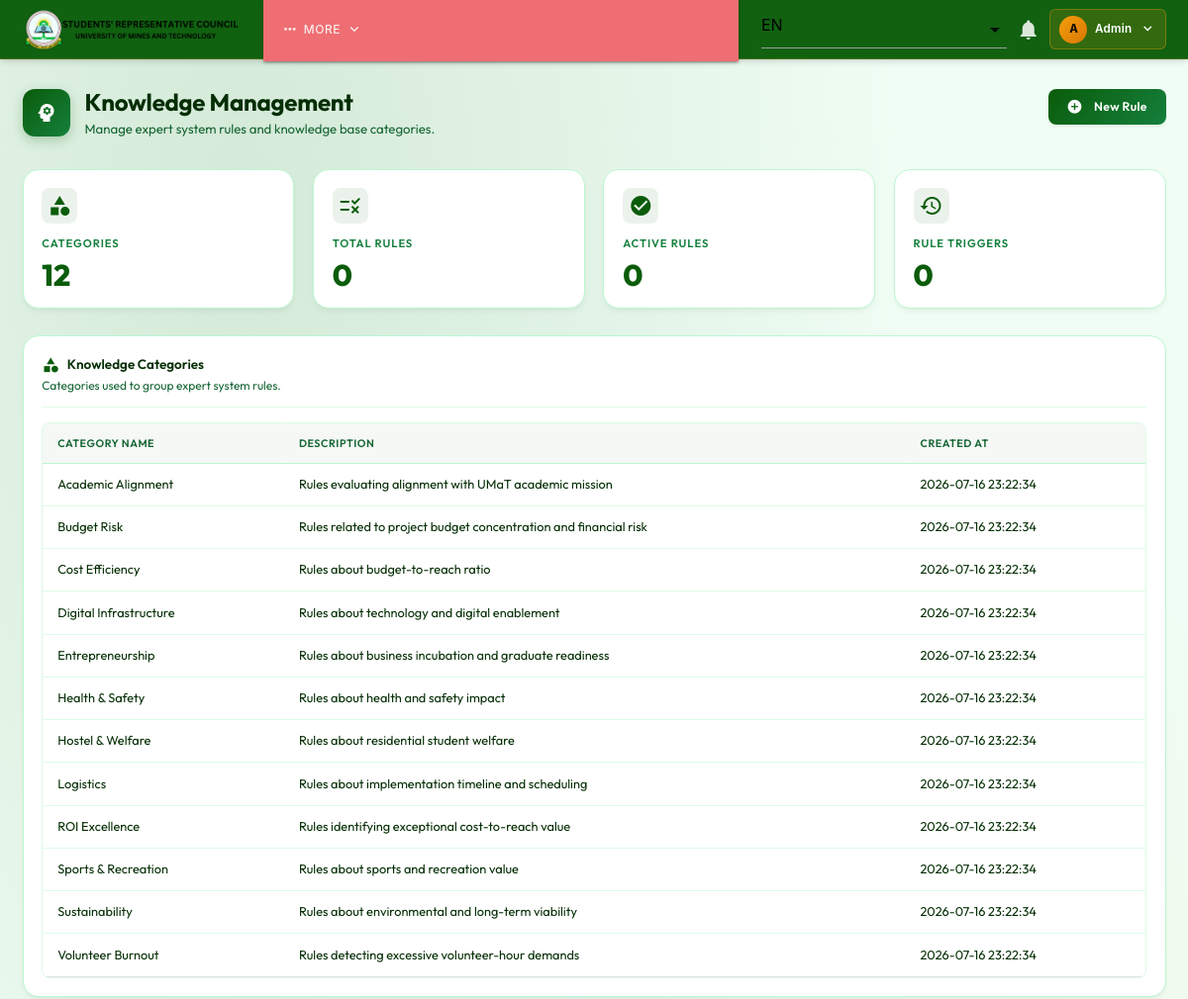
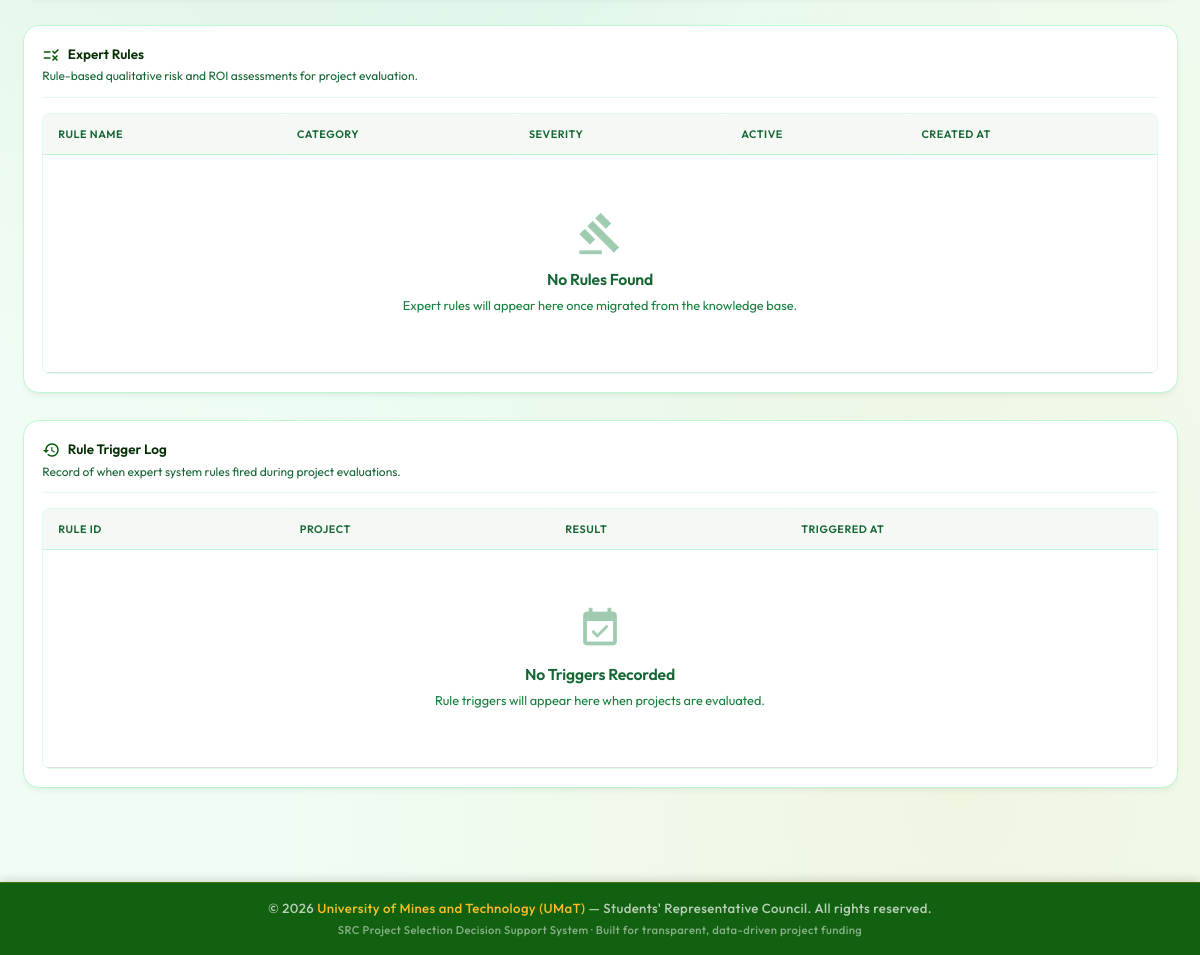
The app's page /views/knowledge_management/admin_knowledge_management.php (signed in) with its own data (2 pictures, top to bottom).
### tables this page shows
CREATE TABLE knowledge_categories (
    category_id        INT UNSIGNED AUTO_INCREMENT PRIMARY KEY,
    category_name      VARCHAR(100) NOT NULL UNIQUE,
    description        TEXT NULL DEFAULT NULL,
    parent_category_id INT UNSIGNED NULL DEFAULT NULL,
    created_at         TIMESTAMP NOT NULL DEFAULT CURRENT_TIMESTAMP,
    CONSTRAINT fk_knowledge_categories_parent FOREIGN KEY (parent_category_id)
        REFERENCES knowledge_categories (category_id) ON DELETE SET NULL ON UPDATE CASCADE
);

### views/knowledge_management/admin_knowledge_management.php (the view, shortened to what this page needs)
<?php
require_once '../../includes/header.php';
$stmt = $pdo->query('SELECT * FROM knowledge_categories ORDER BY category_name ASC');
$categories = $stmt->fetchAll();
$stmt = $pdo->query(
    'SELECT expert_rules.*, knowledge_categories.category_name
     FROM expert_rules
     INNER JOIN knowledge_categories ON knowledge_categories.category_id = expert_rules.category_id
     ORDER BY expert_rules.rule_id ASC'
);
$rules = $stmt->fetchAll();
$stmt = $pdo->query(
    'SELECT rule_trigger_log.*, projects.title AS project_title
     FROM rule_trigger_log
     INNER JOIN projects ON projects.project_id = rule_trigger_log.project_id
     ORDER BY rule_trigger_log.triggered_at DESC
     LIMIT 100'
);
$triggers = $stmt->fetchAll();
$activeRules = count(array_filter($rules, function($r) { return (int) $r['is_active'] === 1; }));
?>
<div class="admin-page-header">
    <div class="admin-page-header-content">
        <div class="admin-page-header-icon">
            <i class="material-icons">psychology</i>
        </div>
        <div class="admin-page-header-text">
            <h1>Knowledge Management</h1>
            <p>Manage expert system rules and knowledge base categories.</p>
        </div>
    </div>
    <div class="admin-page-actions">
        <a href="javascript:void(0)" class="btn green" onclick="M.toast({html: 'Create rule feature coming soon', classes: 'green'})">
            <i class="material-icons left">add_circle</i>New Rule
        </a>
    </div>
</div>
<div class="admin-stats-grid">
    <div class="admin-stat-card">
        <div class="admin-stat-icon"><i class="material-icons">category</i></div>
        <div class="admin-stat-label">Categories</div>
        <div class="admin-stat-value"><?= (int) count($categories) ?></div>
    </div>
    <div class="admin-stat-card">
        <div class="admin-stat-icon"><i class="material-icons">rule</i></div>
        <div class="admin-stat-label">Total Rules</div>
        <div class="admin-stat-value"><?= (int) count($rules) ?></div>
    </div>
    <div class="admin-stat-card">
        <div class="admin-stat-icon"><i class="material-icons">check_circle</i></div>
        <div class="admin-stat-label">Active Rules</div>
        <div class="admin-stat-value"><?= (int) $activeRules ?></div>
    </div>
    <div class="admin-stat-card">
        <div class="admin-stat-icon"><i class="material-icons">history</i></div>
        <div class="admin-stat-label">Rule Triggers</div>
        <div class="admin-stat-value"><?= (int) count($triggers) ?></div>
    </div>
</div>
<div class="admin-table-card">
    <div class="admin-table-card-header">
        <div>
            <div class="admin-table-card-title"><i class="material-icons">category</i> Knowledge Categories</div>
            <div class="admin-table-card-subtitle">Categories used to group expert system rules.</div>
        </div>
    </div>
    <div class="admin-table-wrapper">
        <table>
            <thead>
                <tr>
                    <th>Category Name</th>
                    <th>Description</th>
                    <th>Created At</th>
                </tr>
            </thead>
            <tbody>
                <?php if ($categories === []): ?>
                    <tr>
                        <td colspan="3">
                            <div class="admin-empty-state">
                                <i class="material-icons">folder_open</i>
                                <h4>No Categories Found</h4>
                                <p>Create knowledge categories to organize expert rules.</p>
                            </div>
                        </td>
                    </tr>
                <?php else: ?>
                    <?php foreach ($categories as $cat): ?>
                        <tr>
                            <td><?= htmlspecialchars($cat['category_name'], ENT_QUOTES, 'UTF-8') ?></td>
                            <td><?= htmlspecialchars($cat['description'], ENT_QUOTES, 'UTF-8') ?></td>
                            <td><?= htmlspecialchars($cat['created_at'], ENT_QUOTES, 'UTF-8') ?></td>
                        </tr>
                    <?php endforeach; ?>
                <?php endif; ?>
            </tbody>
        </table>
    </div>
</div>
<div class="admin-table-card">
    <div class="admin-table-card-header">
        <div>
            <div class="admin-table-card-title"><i class="material-icons">rule</i> Expert Rules</div>
            <div class="admin-table-card-subtitle">Rule-based qualitative risk and ROI assessments for project evaluation.</div>
        </div>
    </div>
    <div class="admin-table-wrapper">
        <table>
            <thead>
                <tr>
                    <th>Rule Name</th>
                    <th>Category</th>
                    <th>Severity</th>
                    <th>Active</th>
                    <th>Created At</th>
                </tr>
            </thead>
            <tbody>
                <?php if ($rules === []): ?>
                    <tr>
                        <td colspan="5">
                            <div class="admin-empty-state">
                                <i class="material-icons">gavel</i>
                                <h4>No Rules Found</h4>
                                <p>Expert rules will appear here once migrated from the knowledge base.</p>
                            </div>
                        </td>
                    </tr>
                <?php endif; ?>
            </tbody>
        </table>
    </div>
</div>
<div class="admin-table-card">
    <div class="admin-table-card-header">
        <div>
            <div class="admin-table-card-title"><i class="material-icons">history</i> Rule Trigger Log</div>
            <div class="admin-table-card-subtitle">Record of when expert system rules fired during project evaluations.</div>
        </div>
    </div>
    <div class="admin-table-wrapper">
        <table>
            <thead>
                <tr>
                    <th>Rule ID</th>
                    <th>Project</th>
                    <th>Result</th>
                    <th>Triggered At</th>
                </tr>
            </thead>
            <tbody>
                <?php if ($triggers === []): ?>
                    <tr>
                        <td colspan="4">
                            <div class="admin-empty-state">
                                <i class="material-icons">event_available</i>
                                <h4>No Triggers Recorded</h4>
                                <p>Rule triggers will appear here when projects are evaluated.</p>
                            </div>
                        </td>
                    </tr>
                <?php endif; ?>
            </tbody>
        </table>
    </div>
</div>
<?php require_once '../../includes/footer.php'; ?>

### records on screen
knowledge_categories: category_name "Academic Alignment", description "Rules evaluating alignment with UMaT academic mission", created_at "2026-07-16 23:22:34"
knowledge_categories: category_name "Budget Risk", description "Rules related to project budget concentration and financial risk", created_at "2026-07-16 23:22:34"
knowledge_categories: category_name "Cost Efficiency", description "Rules about budget-to-reach ratio", created_at "2026-07-16 23:22:34"
knowledge_categories: category_name "Digital Infrastructure", description "Rules about technology and digital enablement", created_at "2026-07-16 23:22:34"
knowledge_categories: category_name "Entrepreneurship", description "Rules about business incubation and graduate readiness", created_at "2026-07-16 23:22:34"
knowledge_categories: category_name "Health & Safety", description "Rules about health and safety impact", created_at "2026-07-16 23:22:34"
knowledge_categories: category_name "Hostel & Welfare", description "Rules about residential student welfare", created_at "2026-07-16 23:22:34"
knowledge_categories: category_name "Logistics", description "Rules about implementation timeline and scheduling", created_at "2026-07-16 23:22:34"
knowledge_categories: category_name "ROI Excellence", description "Rules identifying exceptional cost-to-reach value", created_at "2026-07-16 23:22:34"
knowledge_categories: category_name "Sports & Recreation", description "Rules about sports and recreation value", created_at "2026-07-16 23:22:34"
knowledge_categories: category_name "Sustainability", description "Rules about environmental and long-term viability", created_at "2026-07-16 23:22:34"
knowledge_categories: category_name "Volunteer Burnout", description "Rules detecting excessive volunteer-hour demands", created_at "2026-07-16 23:22:34"

### other values on screen
$avatarInitial "A"
$profileName "Admin"
count($categories) "12"
count($rules) "0"
$activeRules "0"
count($triggers) "0"
